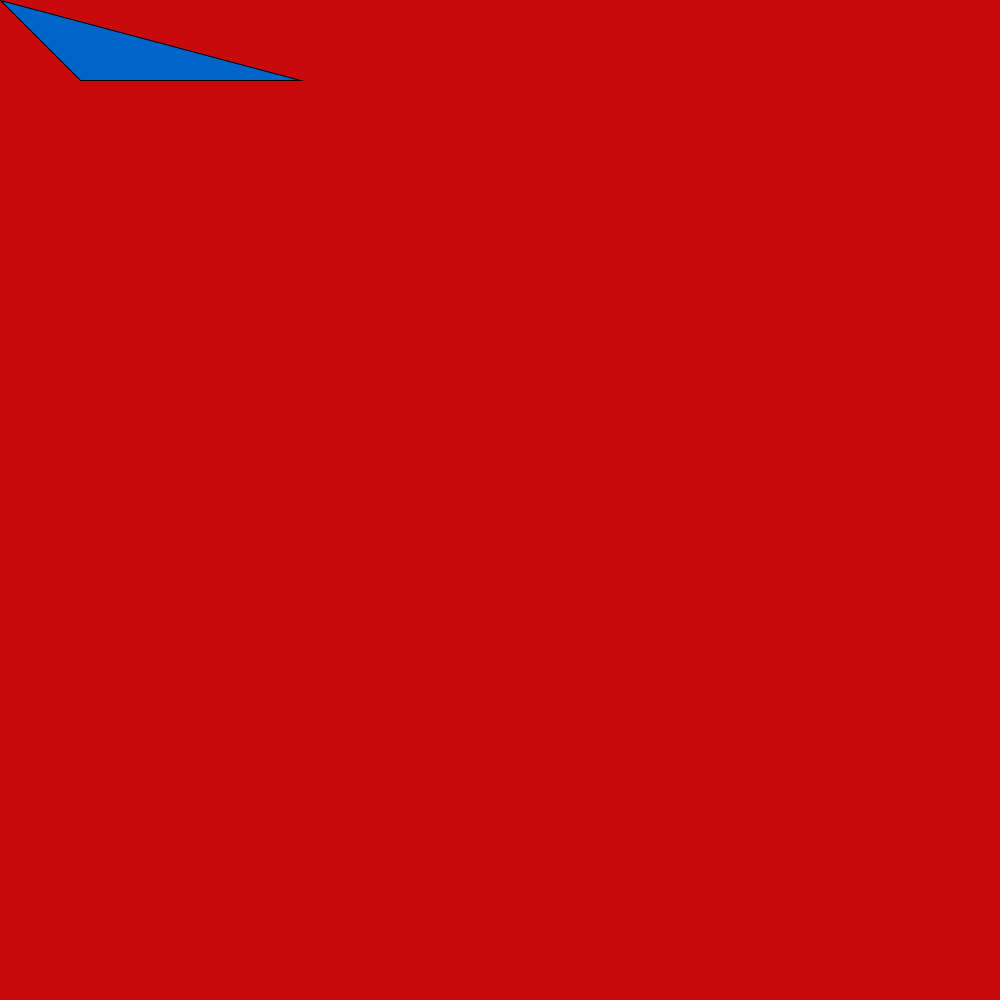
Frame 1 (no input)
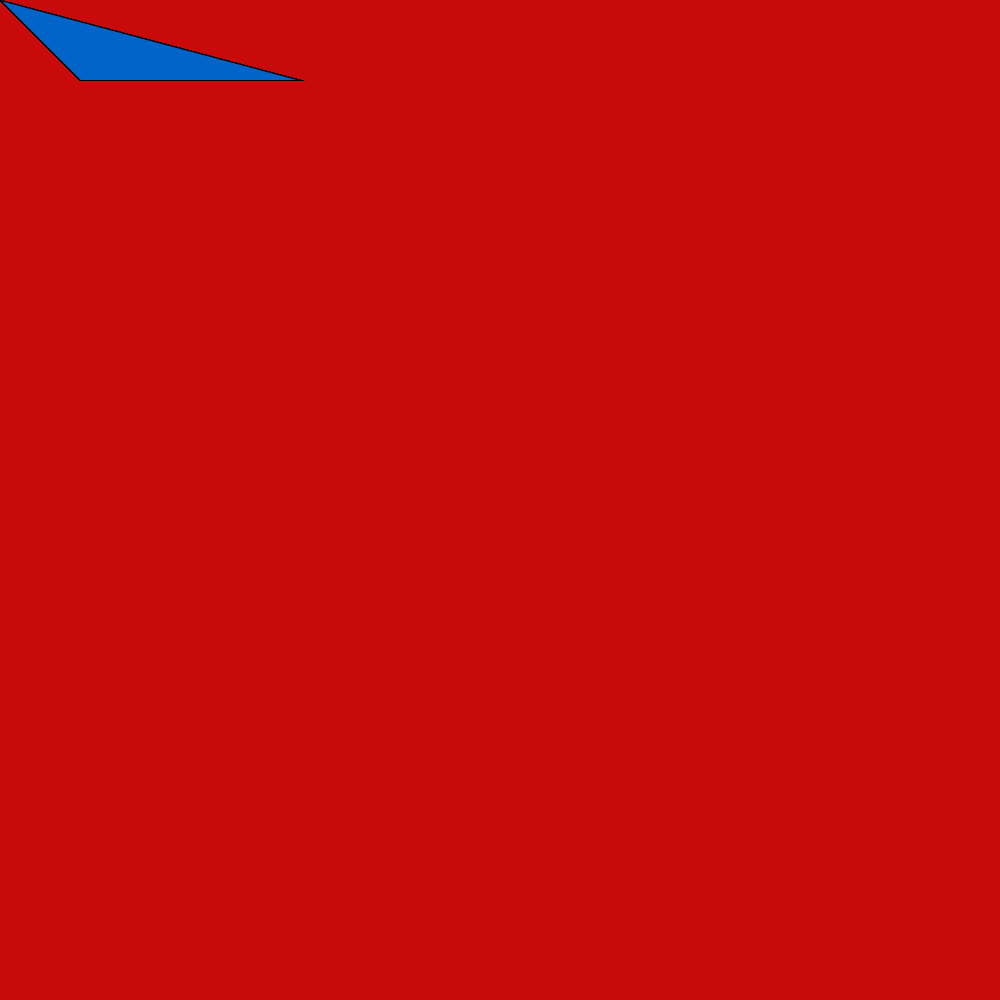
Frame 60 (the mouse pressed at the canvas centre just before this capture)
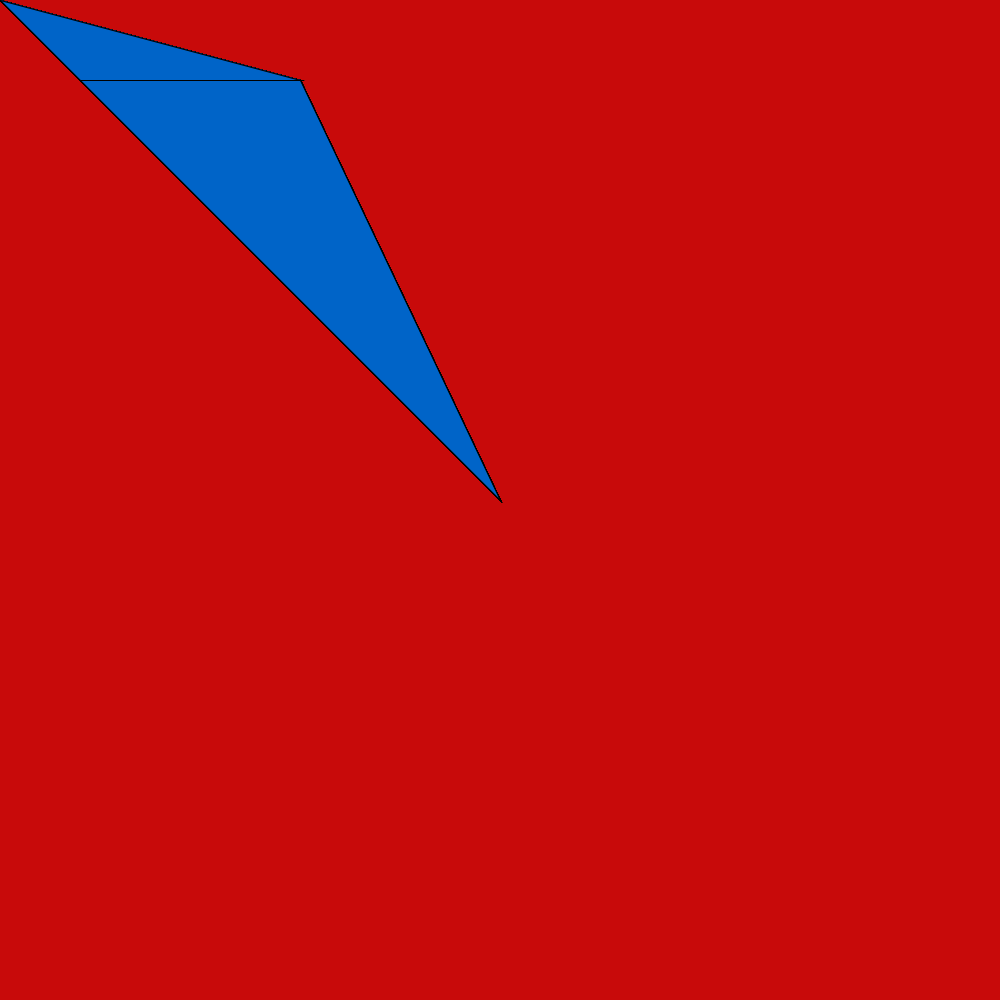
Frame 120 (the mouse held since frame 60 and released just before this capture)

The Processing sketch that drew these frames (run headless with seeded random() and noise(); from frame 60 on, the mouse is pressed at the canvas centre):

// Processing sketch: processing_49865
// ── processing_49865.pde

void setup() {
  size(1000,1000);
  background(200,10,10);
  smooth();
}

void draw() {
  if (mousePressed) {
    fill(0,100,0);
  } else {
    fill(255);
  }
  fill(0,100,200);
  triangle(80,80,mouseX,mouseY,300,80);
}
